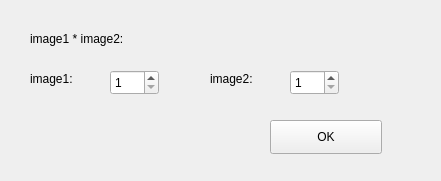
    <widget class="QWidget" name="multiplicationWidget" native="true">
     <property name="geometry">
      <rect>
       <x>10</x>
       <y>10</y>
       <width>441</width>
       <height>181</height>
      </rect>
     </property>
     <widget class="QLabel" name="label_25">
      <property name="geometry">
       <rect>
        <x>30</x>
        <y>30</y>
        <width>151</width>
        <height>18</height>
       </rect>
      </property>
      <property name="text">
       <string>image1 * image2:</string>
      </property>
     </widget>
     <widget class="QLabel" name="label_26">
      <property name="geometry">
       <rect>
        <x>30</x>
        <y>70</y>
        <width>81</width>
        <height>18</height>
       </rect>
      </property>
      <property name="text">
       <string>image1:</string>
      </property>
     </widget>
     <widget class="QLabel" name="label_27">
      <property name="geometry">
       <rect>
        <x>210</x>
        <y>70</y>
        <width>81</width>
        <height>18</height>
       </rect>
      </property>
      <property name="text">
       <string>image2:</string>
      </property>
     </widget>
     <widget class="QSpinBox" name="inputMultiImg1">
      <property name="geometry">
       <rect>
        <x>110</x>
        <y>70</y>
        <width>49</width>
        <height>25</height>
       </rect>
      </property>
      <property name="minimum">
       <number>1</number>
      </property>
      <property name="maximum">
       <number>5</number>
      </property>
     </widget>
     <widget class="QSpinBox" name="inputMultiImg2">
      <property name="geometry">
       <rect>
        <x>290</x>
        <y>70</y>
        <width>49</width>
        <height>25</height>
       </rect>
      </property>
      <property name="minimum">
       <number>1</number>
      </property>
      <property name="maximum">
       <number>5</number>
      </property>
     </widget>
     <widget class="QPushButton" name="multiplicationOkBtn">
      <property name="geometry">
       <rect>
        <x>270</x>
        <y>120</y>
        <width>112</width>
        <height>34</height>
       </rect>
      </property>
      <property name="text">
       <string>OK</string>
      </property>
     </widget>
    </widget>
